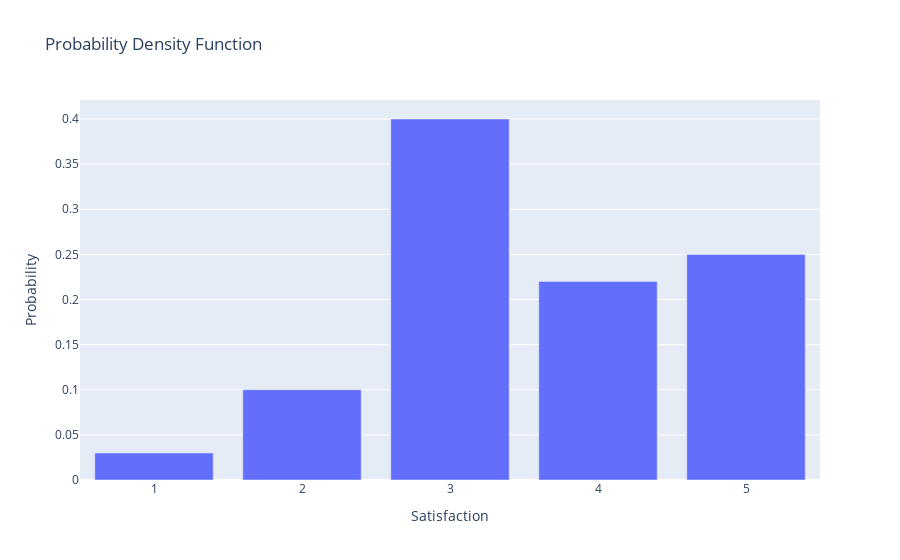

Here is the notebook cell this chart was saved with:
### Code cell
figSatisfaction = px.bar(CountSatisfaction, x="Satisfaction", y = "Probability", title="Probability Mass Function")
figSatisfaction.show()

### Figure 1 — Plotly figure (JSON) as saved in the notebook; plotly's stock layout.template omitted (floating-point values rounded to 4 significant figures)
{"data": [{"hovertemplate": "Satisfaction=%{x}<br>Probability=%{y}<extra></extra>", "legendgroup": "", "marker": {"color": "#636efa", "pattern": {"shape": ""}}, "name": "", "orientation": "v", "showlegend": false, "textposition": "auto", "type": "bar", "x": [1, 2, 3, 4, 5], "xaxis": "x", "y": [0.03, 0.1, 0.4, 0.22, 0.25], "yaxis": "y"}], "layout": {"barmode": "relative", "legend": {"tracegroupgap": 0}, "title": {"text": "Probability Density Function"}, "xaxis": {"anchor": "y", "domain": [0, 1], "title": {"text": "Satisfaction"}}, "yaxis": {"anchor": "x", "domain": [0, 1], "title": {"text": "Probability"}}}}
